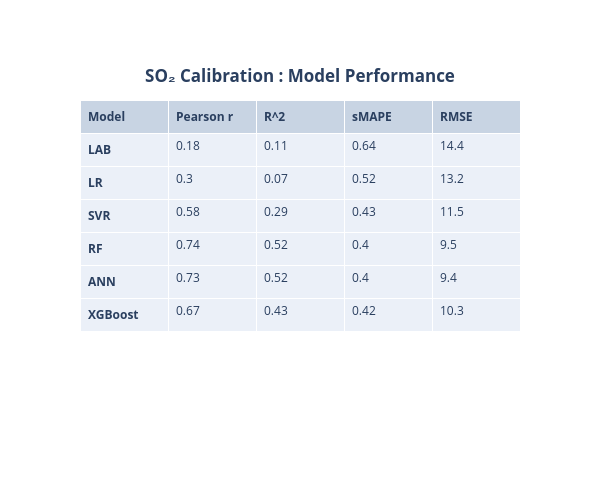

Notebook source saved alongside this figure:
### Code cell
import plotly.graph_objects as go
import pandas as pd
model=['<b>LAB</b>','<b>LR</b>','<b>SVR</b>','<b>RF</b>','<b>ANN</b>','<b>XGBoost</b>']
Pearson=[Pearson_lab_SO2,Pearson_lr_SO2,Pearson_svr_SO2,Pearson_rf_SO2,Pearson_ann_SO2,Pearson_xgb_SO2]
R2=[R2_lab_SO2,R2_lr_SO2,R2_svr_SO2,R2_rf_SO2,R2_ann_SO2,R2_xgb_SO2,]
RMSE=[RMSE_Lab_SO2,RMSE_Lr_SO2,RMSE_Svr_SO2,RMSE_Rf_SO2,RMSE_Ann_SO2,RMSE_Xgb_SO2]
sMAPE=[sMAPE_lab_SO2,sMAPE_lr_SO2,sMAPE_svr_SO2,sMAPE_rf_SO2,sMAPE_ann_SO2,sMAPE_xgb_SO2]

fig = go.Figure(data=[go.Table(
    header=dict(values=['<b>Model</b>','<b>Pearson r</b>','<b>R^2</b>','<b>sMAPE</b>','<b>RMSE</b>'],
                #fill_color='paleturquoise',
                align='left'),
    cells=dict(values=[model,Pearson,R2,sMAPE,RMSE ],
               #fill_color='lavender',
               align='left'))
   ])
fig.update_layout(
title={'text': "<b>SO2 Calibration : Model Performance</b>".translate(subscript),
        'y':0.86,
        'x':0.5,
        'xanchor': 'center',
        'yanchor': 'top'},
width=600,
height=500,

)
fig.show()
chart_studio.plotly.sign_in('vinylango', 'gybbJVWfRSUoTcRRSa6J')
chart_studio.plotly.image.save_as(fig, filename='models_performance_SO2.png')
Image('models_performance_SO2.png')

### Figure 1 — Plotly figure (JSON) as saved in the notebook; plotly's stock layout.template omitted (floating-point values rounded to 4 significant figures)
{"data": [{"cells": {"align": "left", "values": [["<b>LAB</b>", "<b>LR</b>", "<b>SVR</b>", "<b>RF</b>", "<b>ANN</b>", "<b>XGBoost</b>"], [0.18, 0.3, 0.58, 0.74, 0.73, 0.67], [0.11, 0.07, 0.29, 0.52, 0.52, 0.43], [0.64, 0.52, 0.43, 0.4, 0.4, 0.42], [14.4, 13.2, 11.5, 9.5, 9.4, 10.3]]}, "header": {"align": "left", "values": ["<b>Model</b>", "<b>Pearson r</b>", "<b>R^2</b>", "<b>sMAPE</b>", "<b>RMSE</b>"]}, "type": "table"}], "layout": {"height": 500, "title": {"text": "<b>SO₂ Calibration : Model Performance</b>", "x": 0.5, "xanchor": "center", "y": 0.86, "yanchor": "top"}, "width": 600}}
